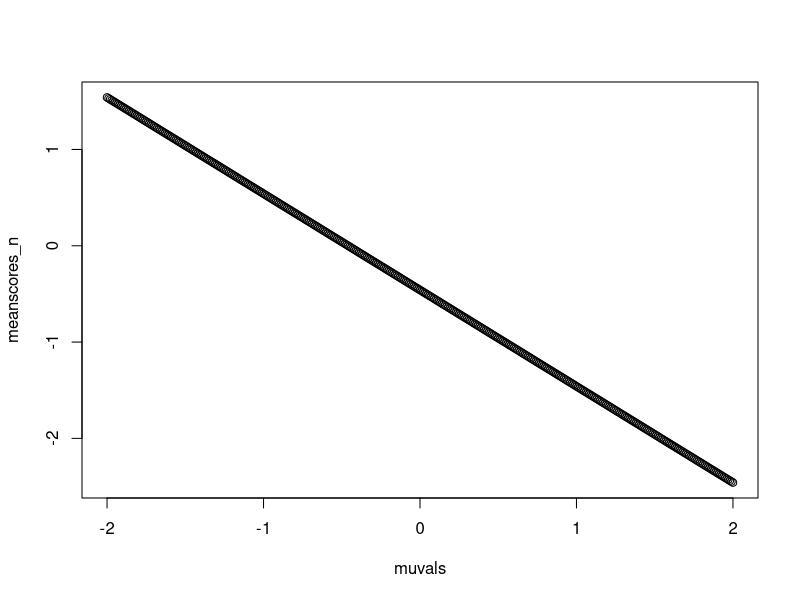

Here is the R script that generated this plot:

# numerical simulations of the 'score' statistics
# for 2017 reading group on complexity


lBinom <- function(x,p,n){
  L = (n-x)*log(1-p)+x*log(p)+log(choose(n,x));
}

# score = dtheta (L(theta,x))
scoreBinom <- function(x,p,n){
  (n*p-x)/(p*(p-1))
}


n=25;
Nsims= 1000;
ptrue=.5;
simdata_binom <- rbinom(Nsims, n, ptrue);
pvals = seq(0,1,.01);

scores_binom = c()

for (j in 1:Nsims){
  obs <- simdata_binom[j]
  s = scoreBinom(obs,pvals,n)
  scores_binom = cbind2(scores_binom, s)
}

meanscores_binom = rowMeans(scores_binom)
#plot(pvals, meanscores_binom)
  


#################

scoreGamma <- function(x,alpha){
  log(x)-digamma(alpha)
}

alphavals=seq(0,1,.1);
alphatrue=1.5;
simdata_gamma <- rgamma(Nsims, alphatrue);

scores_gamma = c()

for (j in 1:Nsims){
  obs <- simdata_gamma[j]
  s = scoreGamma(obs,alphavals)
  scores_gamma = cbind2(scores_gamma, s)
}


meanscores_gamma = rowMeans(scores_gamma)
#plot(alphavals, meanscores_gamma)



## ####################

Nsims <- 25;
mutrue = -0.5;
sigmatrue = 1;
muvals = seq(-2,2,.01)

scoreNormal <- function(x,mu){
    x-mu
}

simdata_n  <- rnorm(Nsims,mutrue,sigmatrue)
scores_n = c()

for (j in 1:Nsims){
    obs <- simdata_n[j]
    s = scoreNormal(obs,muvals)
    scores_n = cbind2(scores_n, s)
}


meanscores_n = rowMeans(scores_n)
plot(muvals, meanscores_n)


